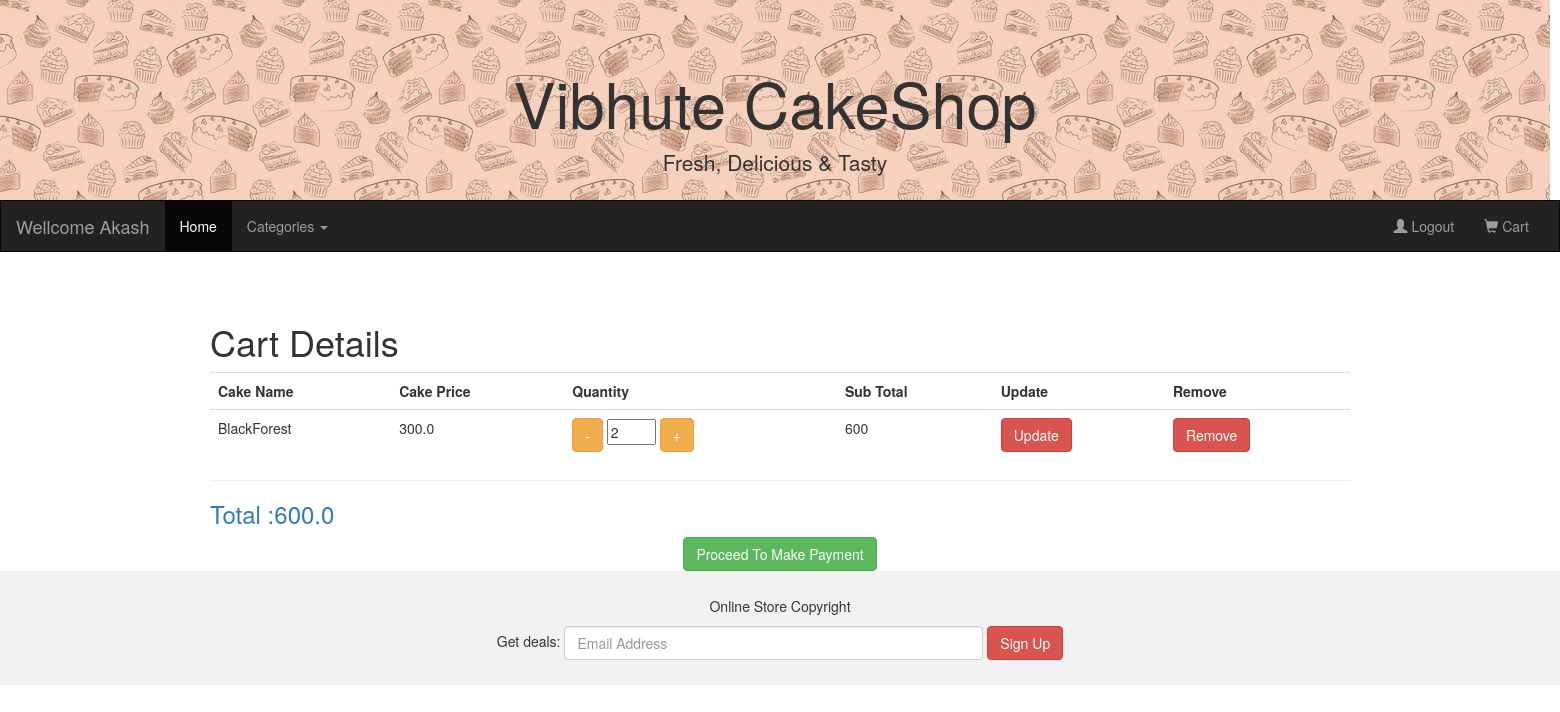
Page /ShowAllCartItems (signed in) on the committed database.
### Userapp/models.py (models this page shows)
class Cart(models.Model):
    cake=models.ForeignKey(Cake,on_delete=models.CASCADE)
    user=models.ForeignKey(UserInfo,on_delete=models.CASCADE)
    qty=models.IntegerField()
    class Meta:
        db_table="Cart"

### Adminapp/models.py (models this page shows, shortened)
class Cake(models.Model):
    cake_name=models.CharField(max_length=100)
    price=models.FloatField(default=300)
    description=models.CharField(max_length=100)
    imageurl=models.ImageField(upload_to="Images",default='abc.jpg')
    category=models.ForeignKey(Category,on_delete=models.CASCADE)
    class Meta:
        db_table="Cake"

### Userapp/views.py (the view, shortened to what this page needs)
# urls.py: path('ShowAllCartItems',views.ShowAllCartItems),
def ShowAllCartItems(request):
    uname=request.session['uname']
    user=UserInfo.objects.get(username=uname)
    if(request.method=='GET'):
        cats=Category.objects.all()
        items=Cart.objects.filter(user=user)
        total=0
        for p in items:
          total+=float(p.cake.price) * int(p.qty)
        request.session['total']=total
        return render(request,'ShowAllCartItems.html',{'items':items,'cats':cats})

### Userapp/templates/ShowAllCartItems.html (shortened to what this page needs)
{% extends "Master.html"%}
{%block content%}
<div class="container">
    <h1>Cart Details</h1>
<table class="table" >
        <tr>
            <th>Cake Name</th><th>Cake Price</th><th>Quantity</th><th>Sub Total</th><th>Update</th><th>Remove</th>
        </tr>
        {%for data in items%}
           <form method="post">
             <tr>
            <td>{{data.cake.cake_name}}
            </td>
            <td>{{data.cake.price}}</td>
            <td><button type="button" class="btn btn-warning" id="decr" onclick="decrement('qty{{data.cake.id}}')">-</button>
                <input size="3" type="text" value="{{data.qty}}" id="qty{{data.cake.id}}" name="qty" readonly/>
                <button type="button" class="btn btn-warning" id="incr" onclick="increment('qty{{data.cake.id}}')">+</button>
            </td>
            <td>{% widthratio data.cake.price 1 data.qty %}</td>
            <td><button type="submit" value="update" name="action" class="btn btn-danger">Update</button></td>
            <td><button type="submit" value="remove" name="action" class="btn btn-danger">Remove</button></td>
            </tr>
           </form>
        {%endfor%}
</table>
    <hr>
    <h3><p class="text-primary">Total :{{request.session.total}}</p></h3>
    <center><a href="/Makepayment" class="btn btn-success">Proceed To Make Payment</a></center>
</div>
{%endblock%}

### rows in the picture
Cart: cake.cake_name "BlackForest", cake.price "300.0", qty "2", cake+qty "600"

### other values in the picture
{{ request.session.uname }} "Akash"
{{ request.session.total }} "600.0"
